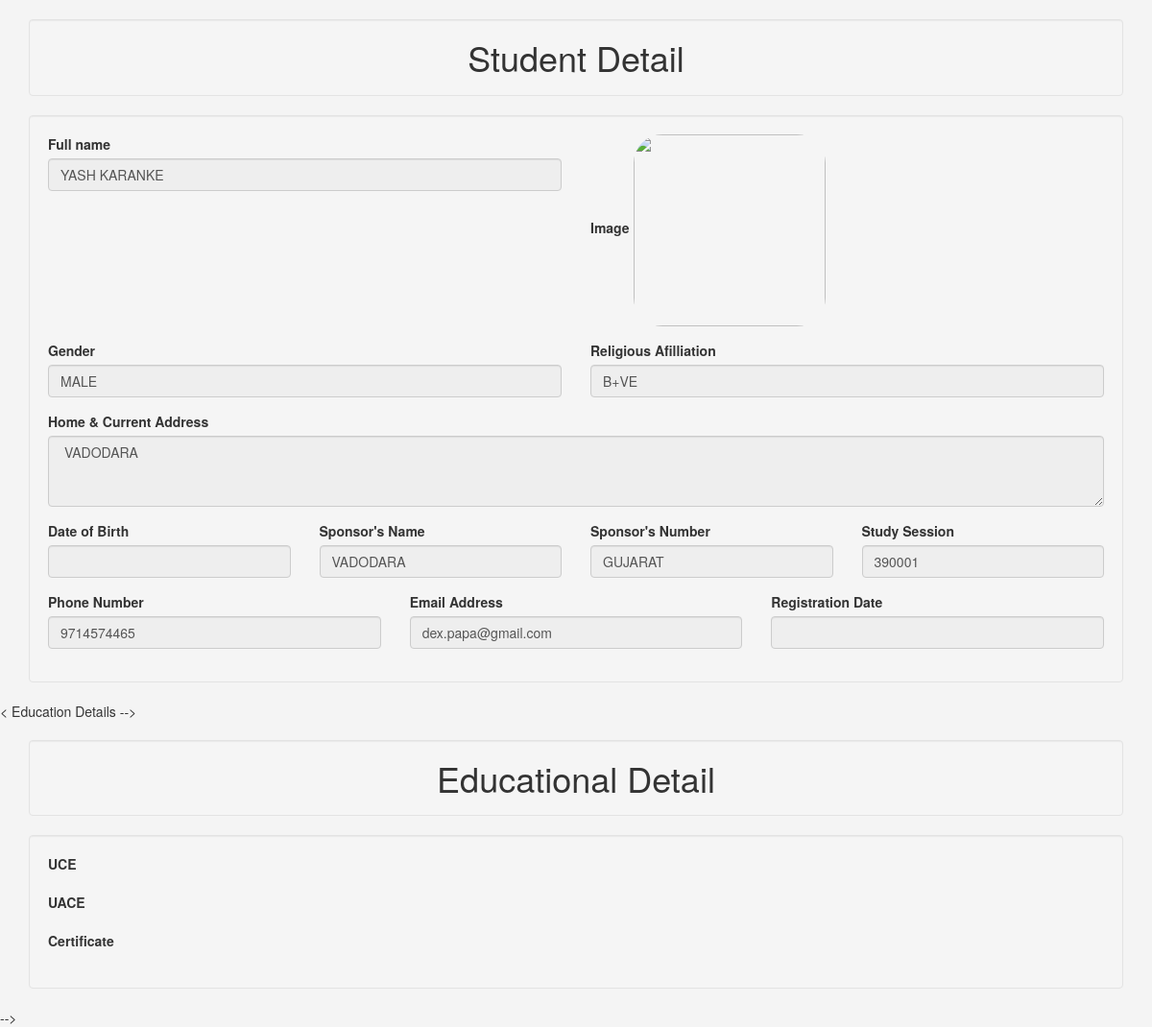
The page /admin/view.php?id=1 (signed in) on the database its author committed.
### tables this page shows
CREATE TABLE `student_data` (
  `ID` int(3) NOT NULL,
  `FULLNAME` varchar(70) DEFAULT NULL,
  `GENDER` varchar(8) DEFAULT NULL,
  `BGROUP` varchar(100) DEFAULT NULL,
  `ADDRESS` varchar(100) DEFAULT NULL,
  `CITY` varchar(200) DEFAULT NULL,
  `STATE` varchar(500) DEFAULT NULL,
  `ZIP` varchar(100) DEFAULT NULL,
  `PNUMBER` varchar(100) DEFAULT NULL,
  `EMAIL` varchar(60) DEFAULT NULL,
  `PASSWORD` varchar(100) DEFAULT NULL,
  `register_date` date DEFAULT NULL,
  `dob` varchar(10) DEFAULT NULL,
  `profile_image` varchar(100) DEFAULT NULL,
  `isActive` tinyint(1) DEFAULT NULL
);

### admin/view.php (the view, shortened to what this page needs)
<?php
$sid=0;
if(isset($_SESSION['email']))
{
	$id=$_GET['id'];
	include 'variables.php';
	$mysqli = new mysqli($databaseHost,$databaseUsername,$databasePassword,$databaseName);
	$query = "SELECT * FROM student_data WHERE id =$id";
	$result = $mysqli->query($query) or die($mysqli->error);
	if($result->num_rows > 0) {
		while($row = $result->fetch_assoc()) {
			foreach($row as $val) {
				$details[] = $val;
			}
			$sid=$details[0];
		}
	}
	if($id==$sid){
		?>
		<link rel="stylesheet" href="https://maxcdn.bootstrapcdn.com/bootstrap/3.3.7/css/bootstrap.min.css">
		<link rel="stylesheet" href="//code.jquery.com/ui/1.12.1/themes/base/jquery-ui.css">
		<link rel="stylesheet" href="/resources/demos/style.css">
		<body>
			<div class="container">
				<h1 class="well" style="text-align: center;">Student Detail</h1>
				<div class="col-lg-12 well">
					<div class="row">
						<div class="col-sm-12">
							<div class="row">
								<div class="col-sm-6 form-group">
									<label>Full name</label>
									<input type="text" class="form-control" value="<?php echo $details[1]; ?>" readonly>
								</div>
								<div class="col-sm-6 form-group">
									<label>Image</label>
									<img src="<?php echo '../' . $details[13];?>" style="border-radius:30px;" height="200" width="200">
								</div>
							</div>
							<div class="row">
								<div class="col-sm-6 form-group">
									<label>Gender</label>
									<input type="text" class="form-control" value="<?php echo $details[2]; ?> " readonly>
								</div>
								<div class="col-sm-6 form-group">
									<label>Religious Afilliation</label>
									<input type="text" class="form-control" value="<?php echo $details[3]; ?> " readonly>
								</div>
							</div>
							<div class="form-group">
								<label>Home & Current Address</label>
								<textarea name="address" rows="3" class="form-control" readonly> <?php echo $details[4]; ?> </textarea>
							</div>
							<div class="row">
								<div class="col-sm-3 form-group">
									<label>Date of Birth</label>
									<input type="text" class="form-control" value="<?php echo $details[12]; ?> " readonly>
								</div>
								<div class="col-sm-3 form-group">
									<label>Sponsor's Name</label>
									<input type="text" class="form-control" value="<?php echo $details[5]; ?> " readonly>
								</div>
								<div class="col-sm-3 form-group">
									<label>Sponsor's Number</label>
									<input type="text" class="form-control" value="<?php echo $details[6]; ?> " readonly>
								</div>
								<div class="col-sm-3 form-group">
									<label>Study Session</label>
									<input type="text" class="form-control" value="<?php echo $details[7]; ?> " readonly>
								</div>
							</div>
							<div class="row">
								<div class="col-sm-4 form-group">
									<label>Phone Number</label>
									<input type="text" class="form-control" value="<?php echo $details[8]; ?> " readonly>
								</div>
								<div class="col-sm-4 form-group">
									<label>Email Address</label>
									<input type="text" class="form-control" value="<?php echo $details[9]; ?> " readonly>
								</div>
								<div class="col-sm-4 form-group">
									<label>Registration Date</label>
									<input type="text" name="reg_date" class="form-control" value="<?php echo $details[11]; ?> " readonly>
								</div>
							</div>
						</div>
					</div>
				</div>
			</div>
< Education Details -->
			<div class="container">
				<h1 class="well" style="text-align: center;">Educational Detail</h1>
				<div class="col-lg-12 well">
					<div class="row">
						<div class="col-sm-12">
							<div class="row">
								<div class="col-sm-12 form-group">
									<label>UCE</label>
								</div>
								<br>
								<div class="col-sm-12 form-group">
									<label>UACE</label>
								</div>
								<br>
								<div class="col-sm-12 form-group">
									<label>Certificate</label>
								</div>
							</div>
						</div>
					</div>
				</div>
			</div>-->
		</body>
		</html>
		<?php
	}
	?>
	<?php
}
else{
	?>
	<?php
	echo "<script language='javascript'>alert('Login to continue');
	window.location.href='/Admission/admin';
	</script>";
}
?>

### admin/css/style.css (style rules this page uses)
body { background:#f4f4f4; }

### rows shown on the page
student_data: FULLNAME "YASH KARANKE", GENDER "MALE", BGROUP "B+VE", address "VADODARA", CITY "VADODARA", STATE "GUJARAT", ZIP "390001", PNUMBER "9714574465", EMAIL "dex.papa@gmail.com"
